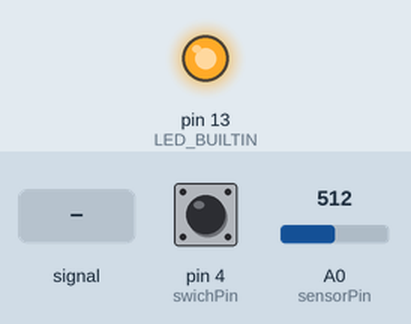
This sketch was run on a simulated Arduino Leonardo, built with avr-gcc and run on an emulated ATmega32U4. On the bench: output pins drawn as LEDs (lit = HIGH). The inputs (shaded band) are chosen by the test bench; at power-on: A0 (sensorPin) = 512, pin 4 (swichPin) HIGH. USB keyboard and mouse output is not drawn.

Above: at 1.2 s.
1.3 s: A0 (sensorPin) fed a 200 Hz sine of ±255 counts around its level
4.3 s: A0 (sensorPin) set to 710
6.1 s: pin 4 (swichPin) pulled LOW for 3.2 s
At 6.9 s:
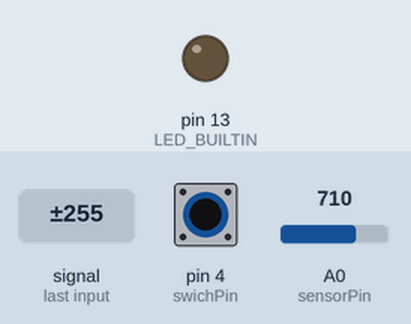
Timing chart, 0 to 10.8 s (numbered marks = the images above; inputs shaded):
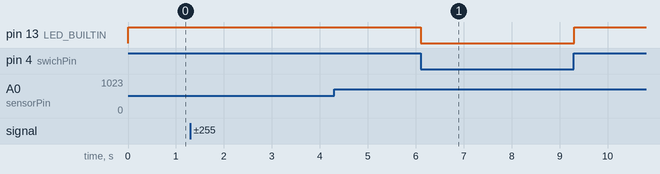

The sketch:

response_sketch.ino
```cpp
#include "Keyboard.h"

const int swichPin = 4;
const int sensorPin = 0;

const int KEY_FIRST = 65; // A
const int KEY_SECOND = 66; // B

unsigned long startTime;
unsigned long showTime;
unsigned long hideTime;

const int THRESHOLD = 700;
const int DELAYS_LENGTH = 2;
const unsigned long int DELAYS[] = {300000, 700000}; // the delay from seeing the stim to response
unsigned int delayPointer = 99; // high enough that it will automatically loop back down to 0

// machine states
const int CALIBRATE = 0;
const int LISTEN_SHOW = 1;
const int WAIT = 2;
const int LISTEN_HIDE = 3;
unsigned int state = CALIBRATE;

void setup() {
  pinMode(sensorPin, INPUT);
  pinMode(swichPin, INPUT);
  pinMode(LED_BUILTIN, OUTPUT);

  // initialize control over the keyboard:
  Keyboard.begin();
}

/*
 * Apparently screens change intensity quite a lot when they are lit
 * This is what we've found represents a reliable change in read.
 * It takes about 1.5ms to run, but this is a price we must accept...
 */
int averageRead(){
  const int ROUNDS = 15;
  int sum = 0;
  for (int i = 0; i<ROUNDS;i++) sum += analogRead(sensorPin);
  return (int) sum / ROUNDS;
}

void slowPrint(char chr, int wait){
  Keyboard.press(chr);
  delay(wait);
  Keyboard.releaseAll();
  delay(wait);
}

void slowPrintLn(String str){
  const int lngth = str.length();
  for (int i=0; i <= lngth; i++){
    slowPrint(str[i], 5);
  }
  slowPrint('\n', 200);
}

void loop() {
  if (digitalRead(swichPin) == LOW) {
    state = CALIBRATE;
  } else {
    unsigned long now = micros();
    switch (state) {
      case CALIBRATE:
        Keyboard.write(KEY_FIRST);
        startTime = now;
        state = LISTEN_SHOW;
        break;
      case LISTEN_SHOW:
        if (averageRead() > THRESHOLD) {
          showTime = now;
          state = WAIT;

          // update delay length
          delayPointer++;
          if (delayPointer >= DELAYS_LENGTH) delayPointer = 0;
        }
        break;
      case WAIT:
        if (now >= showTime + DELAYS[delayPointer]) {
           Keyboard.write(KEY_SECOND);
           state = LISTEN_HIDE;
        }
        break;
      case LISTEN_HIDE:
        if (averageRead() < THRESHOLD) {
          hideTime = now;
          delay(100); // let the client bring up the input
          slowPrintLn(String(showTime - startTime) + ',' + String(hideTime - showTime));
          state = CALIBRATE;
        }
    }
  }

  digitalWrite(LED_BUILTIN, state == CALIBRATE ? LOW : HIGH);
}
```

Measured:
- after the input at 6.1 s, pin 13 (LED_BUILTIN): HIGH → LOW at once, → HIGH 3.2 s later
